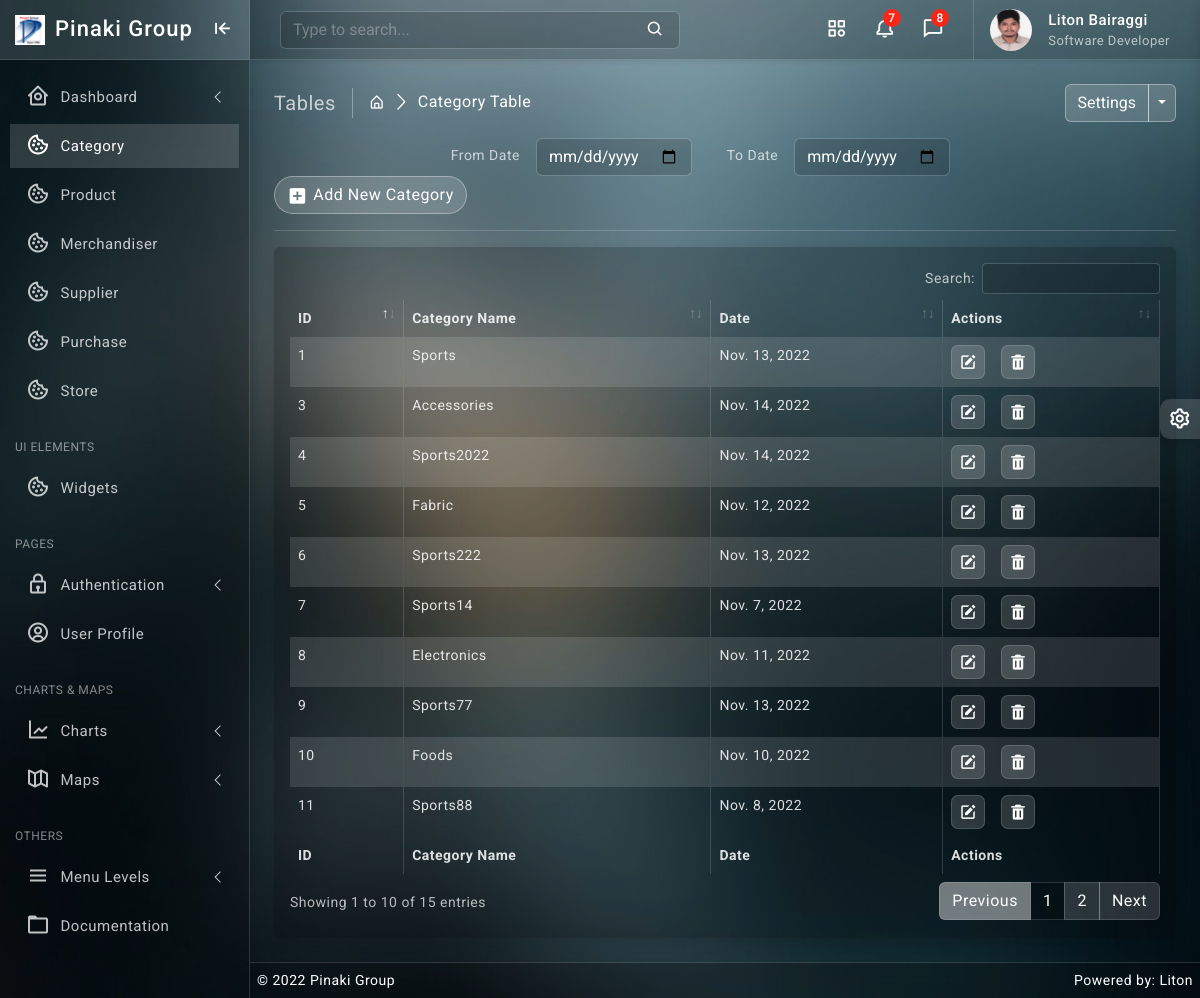
The page /category/ on the database its author committed.
### category/models.py (models this page shows, shortened)
class Category(models.Model):
    name = models.CharField(max_length=64, null=True, unique=True, blank=True)
    created_at = models.DateField(default= now)
    updated_at = models.DateTimeField(auto_now=True)

### category/views.py (the view)
# urls.py: path('', views.category_read, name='category_read'),
def category_read(request):
    category_data = Category.objects.all().order_by('-id')
    context = {
        'category_data': category_data
    }
    return render(request, 'category/read.html', context)

### templates/category/read.html (shortened to what this page needs)
{% extends 'base/base.html' %}
{% block body %}
{% load static %}
		<div class="page-wrapper">
			<div class="page-content">
				<div class="page-breadcrumb d-none d-sm-flex align-items-center mb-3">
					<div class="breadcrumb-title pe-3">Tables</div>
					<div class="ps-3">
						<nav aria-label="breadcrumb">
							<ol class="breadcrumb mb-0 p-0">
								<li class="breadcrumb-item"><a href="javascript:;"><i class="bx bx-home-alt"></i></a>
								</li>
								<li class="breadcrumb-item active" aria-current="page">Category Table</li>
							</ol>
						</nav>
					</div>
					<div class="ms-auto">
						<div class="btn-group">
							<button type="button" class="btn btn-light">Settings</button>
							<button type="button" class="btn btn-light dropdown-toggle dropdown-toggle-split" data-bs-toggle="dropdown">	<span class="visually-hidden">Toggle Dropdown</span>
							</button>
						</div>
					</div>
				</div>
				<div class="col-md-9">
					<form class="float-md-end">
						<div class="row row-cols-md-auto g-lg-3">
							<label for="inputFromDate" class="col-md-2 col-form-label text-md-end">From Date</label>
							<div class="col-md-4">
								<input type="date" class="form-control" id="inputFromDate">
							</div>
							<label for="inputToDate" class="col-md-2 col-form-label text-md-end">To Date</label>
							<div class="col-md-4">
								<input type="date" class="form-control" id="inputToDate">
							</div>
						</div>
					</form>
				</div>
                <div class="ms-auto"><a href="/category/create/" class="btn btn-light radius-30 mt-2 mt-lg-0"><i class="bx bxs-plus-square"></i>Add New Category</a></div>
				<hr/>
				<div class="card">
					<div class="card-body">
						<div class="table-responsive">
							<table id="example2" class="table table-striped table-bordered">
								<thead>
									<tr>
										<th>ID</th>
										<th>Category Name</th>
										<th>Date</th>
										<th>Actions</th>
									</tr>
								</thead>
								<tbody>
									{% for data in category_data %}
									<tr>
									   <td>{{ data.id }}</td>
									   <td>{{ data.name }}</td>
									   <td>{{ data.created_at }}</td>
									   <td class="center">
										<div class="d-flex order-actions">
											<a class="" href="{% url 'category_update' data.id %}">
												<i class='bx bxs-edit'></i>
											</a>
											<a class="ms-3" href="{% url 'category_delete' data.id %}" onclick="return confirm('Are you sure?');">
												<i class='bx bxs-trash'></i>
											</a>
										</div>
									   </td>
									</tr>
								 {% endfor %}
								</tbody>
								<tfoot>
									<tr>
										<th>ID</th>
										<th>Category Name</th>
										<th>Date</th>
										<th>Actions</th>
									</tr>
								</tfoot>
							</table>
						</div>
					</div>
				</div>
			</div>
		</div>
{% endblock body %}

### static/css/app.css (style rules this page uses)
body { font-size: 14px; letter-spacing: .5px; font-family: Roboto, sans-serif; overflow-x: hidden }
.page-wrapper { height: 100%; margin-top: 60px; margin-bottom: 0px; margin-left: 250px }
.page-content { padding: 1.5rem 1.5rem 0 1.5rem }
.breadcrumb-title { font-size: 20px; border-right: 1.5px solid rgb(255 255 255 / 34%); }
.page-breadcrumb .breadcrumb li.breadcrumb-item { font-size: 16px }
.page-breadcrumb .breadcrumb-item+.breadcrumb-item::before { display: inline-block; padding-right: .5rem; color: #ffffff; font-family: LineIcons; content: "\ea5c" }
.order-actions a { font-size: 18px; width: 34px; height: 34px; display: flex; align-items: center; justify-content: center; background: rgb(255 255 255 / 15%); border: 1px solid rgb(255 255 255 / 15%); text-align: center; border-radius: 20%; color: #ffffff }
.radius-30 { border-radius: 30px }
.btn i { vertical-align: middle; font-size: 1.3rem; margin-top: -1em; margin-bottom: -1em; margin-right: 5px }
input::placeholder { color: #fff!important; opacity: .3!important }
.bg-theme { background-size: 100% 100%; background-attachment: fixed; background-position: center; background-repeat: no-repeat; transition: background .2s; }
body.bg-theme2 { background-image: url(../images/bg-themes/2.png); }

### rows shown on the page
Category: id "11", name "Sports88", created_at "Nov. 8, 2022"
Category: id "10", name "Foods", created_at "Nov. 10, 2022"
Category: id "9", name "Sports77", created_at "Nov. 13, 2022"
Category: id "8", name "Electronics", created_at "Nov. 11, 2022"
Category: id "7", name "Sports14", created_at "Nov. 7, 2022"
Category: id "6", name "Sports222", created_at "Nov. 13, 2022"
Category: id "5", name "Fabric", created_at "Nov. 12, 2022"
Category: id "4", name "Sports2022", created_at "Nov. 14, 2022"
Category: id "3", name "Accessories", created_at "Nov. 14, 2022"
Category: id "1", name "Sports", created_at "Nov. 13, 2022"
